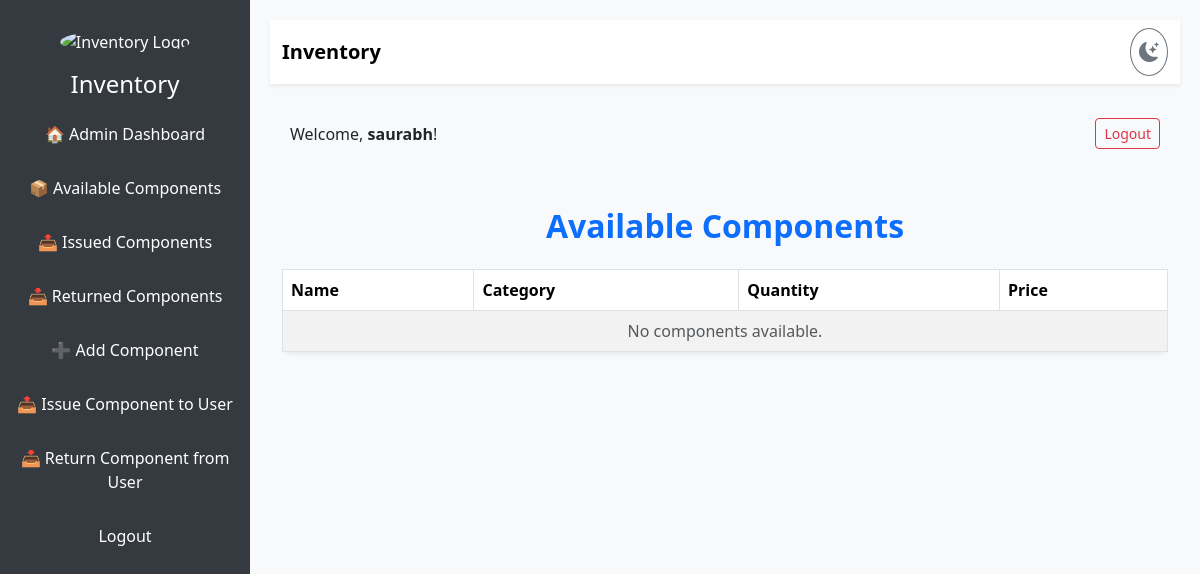
The page /available_components/ (signed in) on the database as committed earlier.
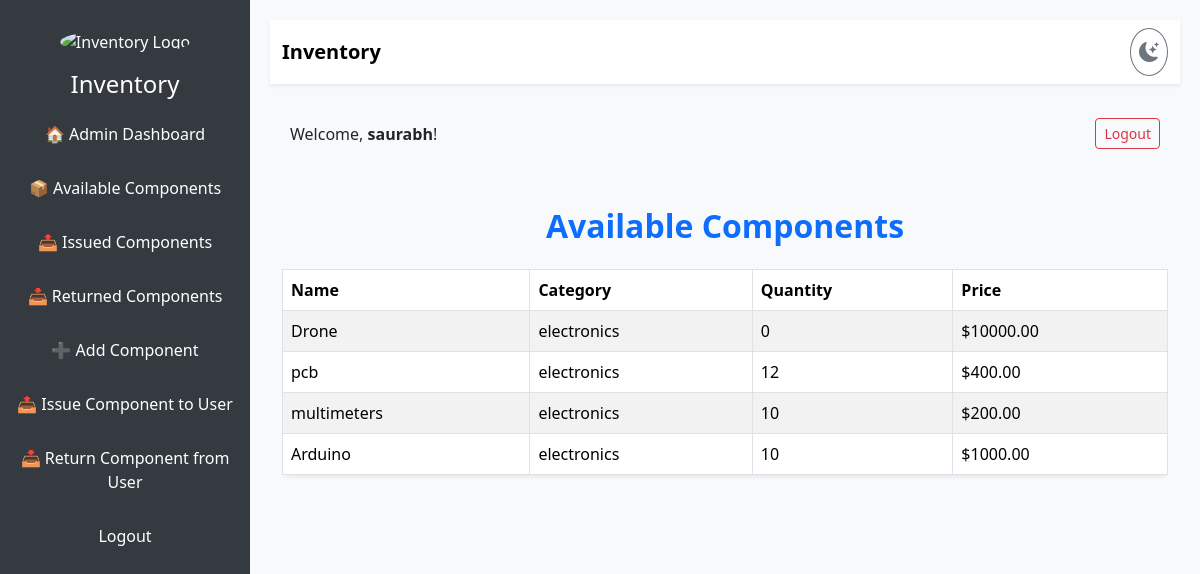
The same page on the database as committed later.
### inventory/models.py (models this page shows, shortened)
class Component(models.Model):
    name = models.CharField(max_length=255)
    category = models.CharField(max_length=255)
    quantity = models.PositiveIntegerField()
    description = models.TextField(blank=True)
    price = models.DecimalField(max_digits=10, decimal_places=2, null=True, blank=True)
    image = models.ImageField(upload_to='components/', blank=True, null=True)

### inventory/views.py (the view)
# urls.py: path('available_components/', views.available_components, name='available_components'),
@login_required
def available_components(request):
    components = Component.objects.all()
    return render(request, 'inventory/available_components.html', {'components': components})

### inventory/templates/inventory/available_components.html
{% extends 'inventory/base.html' %}
{% block content %}
<div class="container mt-5">
    <h2 class="text-center mb-4 text-primary fw-bold">Available Components</h2>
    <div class="table-responsive">
        <table class="table table-striped table-hover table-bordered shadow-sm rounded-3">
            <thead class="bg-primary text-white">
                <tr>
                    <th>Name</th>
                    <th>Category</th>
                    <th>Quantity</th>
                    <th>Price</th>
                </tr>
            </thead>
            <tbody>
                {% for component in components %}
                <tr>
                    <td>{{ component.name }}</td>
                    <td>{{ component.category }}</td>
                    <td>{{ component.quantity }}</td>
                    <td>${{ component.price }}</td>
                </tr>
                {% empty %}
                <tr><td colspan="4" class="text-center text-muted">No components available.</td></tr>
                {% endfor %}
            </tbody>
        </table>
    </div>
</div>
{% endblock %}

### inventory/templates/inventory/base.html (shortened to what this page needs)
<!DOCTYPE html>
<html lang="en">
<head>
    <link href="https://cdn.jsdelivr.net/npm/bootstrap@5.3.2/dist/css/bootstrap.min.css" rel="stylesheet">
    <link href="https://cdn.jsdelivr.net/npm/bootstrap-icons@1.10.5/font/bootstrap-icons.css" rel="stylesheet">
</head>
<body class="bg-light" id="body">
    {% if user.is_authenticated %}
    <div class="sidebar text-center">
        <img src="https://img.icons8.com/fluency/96/box.png" class="rounded-circle mb-3" alt="Inventory Logo" width="100" height="100">
        <h4>Inventory</h4>
        {% if user.is_staff %}
        <a href="{% url 'admin_dashboard' %}">🏠 Admin Dashboard</a>
        <a href="{% url 'available_components' %}">📦 Available Components</a>
        <a href="{% url 'issued_components' %}">📤 Issued Components</a>
        <a href="{% url 'returned_components' %}">📥 Returned Components</a>
        <a href="{% url 'add_component' %}">➕ Add Component</a>
        <a href="{% url 'issue_component' %}">📤 Issue Component to User</a>
        <a href="{% url 'return_component' %}">📥 Return Component from User</a>
        {% else %}
        <a href="{% url 'available_components' %}">📦 Available Components</a>
        <a href="{% url 'issued_components' %}">📤 Issued Components</a>
        <a href="{% url 'returned_components' %}">📥 Returned Components</a>
        {% endif %}
        <a href="{% url 'logout' %}">Logout</a>
    </div>
    {% endif %}
    <div class="content">
        <nav class="navbar navbar-expand-lg navbar-light bg-white shadow-sm mb-4" id="navbar">
            <div class="container">
                <a class="navbar-brand fw-bold" href="#">Inventory</a>
                <div class="d-flex align-items-center">
                    <button onclick="toggleDarkMode()" class="btn btn-outline-secondary rounded-circle p-2">
                        <i id="mode-icon" class="bi bi-moon-stars-fill fs-5"></i>
                    </button>
                </div>
            </div>
        </nav>
        {% if user.is_authenticated %}
        <div class="topbar">
            <div>Welcome, <strong>{{ user.username }}</strong>!</div>
            <div><a href="{% url 'logout' %}" class="btn btn-outline-danger btn-sm">Logout</a></div>
        </div>
        {% else %}
        <p>Welcome, Guest!</p>
        {% endif %}
        {% block content %}
        {% endblock %}
    </div>
</body>
</html>

### inventory/templates/inventory/base.html (style rules this page uses)
body, nav { transition: background-color 0.5s ease, color 0.5s ease; }
body { display: flex; min-height: 100vh; overflow-x: hidden; }
.sidebar { width: 250px; background: #343a40; color: white; padding-top: 30px; position: fixed; height: 100%; }
.sidebar a { color: white; text-decoration: none; display: block; padding: 15px; transition: 0.3s; }
.content { margin-left: 250px; padding: 20px; flex-grow: 1; }
.topbar { background: #f8f9fa; padding: 10px 20px; margin-bottom: 20px; display: flex; justify-content: space-between; align-items: center; }

Rows that differ between the two databases and show on the page:
added Component: name "Drone", category "electronics", quantity "0", price "10000.00"
added Component: name "pcb", category "electronics", quantity "12", price "400.00"
added Component: name "multimeters", category "electronics", quantity "10", price "200.00"
added Component: name "Arduino", category "electronics", quantity "10", price "1000.00"
Other text that changed with them:
text no longer shown: "No components available."
